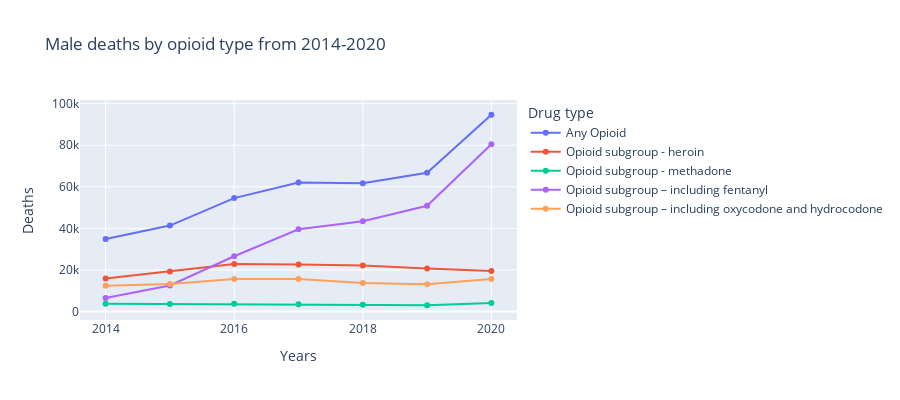

Source (notebook cell):
### Code cell
# df = px.data.tips()
fig = px.line(maleGroup, x="Year", y="All ages", color="Drug type", markers=True, width=900, height=400, 
              title="Male deaths by opioid type from 2014-2020",
             labels={
                     "Year": "Years",
                     "All ages": "Deaths"
                 })

fig.show()

### Figure 1 — Plotly figure (JSON) as saved in the notebook; plotly's stock layout.template omitted (floating-point values rounded to 4 significant figures)
{"data": [{"hovertemplate": "Drug type=Any Opioid<br>Years=%{x}<br>Deaths=%{y}<extra></extra>", "legendgroup": "Any Opioid", "line": {"color": "#636efa", "dash": "solid"}, "marker": {"symbol": "circle"}, "mode": "markers+lines", "name": "Any Opioid", "orientation": "v", "showlegend": true, "type": "scatter", "x": [2014, 2015, 2016, 2017, 2018, 2019, 2020], "xaxis": "x", "y": [34947, 41371, 54567, 62109, 61696, 66766, 94651], "yaxis": "y"}, {"hovertemplate": "Drug type=Opioid subgroup - heroin<br>Years=%{x}<br>Deaths=%{y}<extra></extra>", "legendgroup": "Opioid subgroup - heroin", "line": {"color": "#EF553B", "dash": "solid"}, "marker": {"symbol": "circle"}, "mode": "markers+lines", "name": "Opioid subgroup - heroin", "orientation": "v", "showlegend": true, "type": "scatter", "x": [2014, 2015, 2016, 2017, 2018, 2019, 2020], "xaxis": "x", "y": [15882, 19232, 22878, 22674, 22183, 20712, 19548], "yaxis": "y"}, {"hovertemplate": "Drug type=Opioid subgroup - methadone<br>Years=%{x}<br>Deaths=%{y}<extra></extra>", "legendgroup": "Opioid subgroup - methadone", "line": {"color": "#00cc96", "dash": "solid"}, "marker": {"symbol": "circle"}, "mode": "markers+lines", "name": "Opioid subgroup - methadone", "orientation": "v", "showlegend": true, "type": "scatter", "x": [2014, 2015, 2016, 2017, 2018, 2019, 2020], "xaxis": "x", "y": [3827, 3688, 3817, 3550, 3341, 3052, 4081], "yaxis": "y"}, {"hovertemplate": "Drug type=Opioid subgroup – including fentanyl<br>Years=%{x}<br>Deaths=%{y}<extra></extra>", "legendgroup": "Opioid subgroup – including fentanyl", "line": {"color": "#ab63fa", "dash": "solid"}, "marker": {"symbol": "circle"}, "mode": "markers+lines", "name": "Opioid subgroup – including fentanyl", "orientation": "v", "showlegend": true, "type": "scatter", "x": [2014, 2015, 2016, 2017, 2018, 2019, 2020], "xaxis": "x", "y": [6517, 12588, 26604, 39569, 43440, 50853, 80486], "yaxis": "y"}, {"hovertemplate": "Drug type=Opioid subgroup – including oxycodone and hydrocodone<br>Years=%{x}<br>Deaths=%{y}<extra></extra>", "legendgroup": "Opioid subgroup – including oxycodone and hydrocodone", "line": {"color": "#FFA15A", "dash": "solid"}, "marker": {"symbol": "circle"}, "mode": "markers+lines", "name": "Opioid subgroup – including oxycodone and hydrocodone", "orientation": "v", "showlegend": true, "type": "scatter", "x": [2014, 2015, 2016, 2017, 2018, 2019, 2020], "xaxis": "x", "y": [12468, 13251, 15722, 15725, 13781, 13181, 15634], "yaxis": "y"}], "layout": {"height": 400, "legend": {"title": {"text": "Drug type"}, "tracegroupgap": 0}, "title": {"text": "Male deaths by opioid type from 2014-2020"}, "width": 900, "xaxis": {"anchor": "y", "autorange": true, "domain": [0, 1], "range": [2014.0, 2020.0], "title": {"text": "Years"}, "type": "linear"}, "yaxis": {"anchor": "x", "autorange": true, "domain": [0, 1], "range": [-4040.0, 101700.0], "title": {"text": "Deaths"}, "type": "linear"}}}
